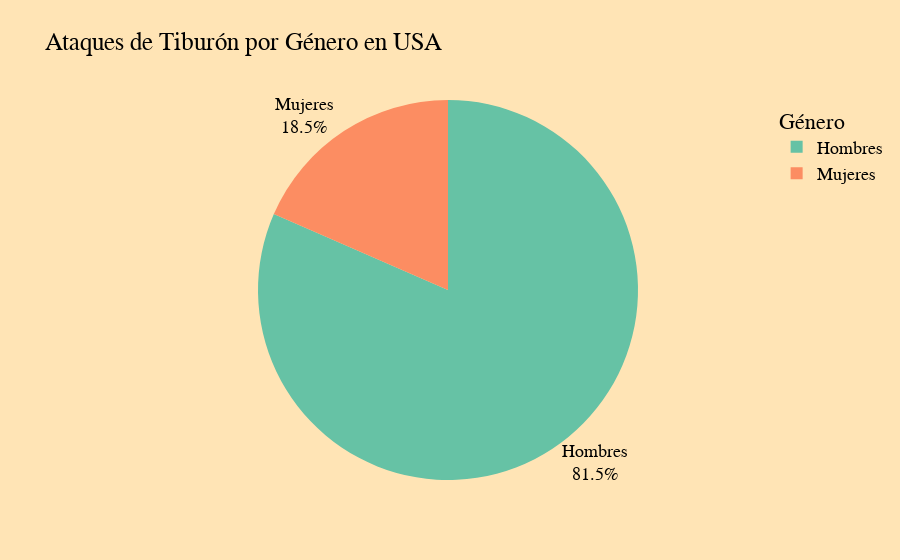

Write notebook code for a chart like this one.
### Code cell
fig.update_traces(textposition ='outside',
                  textinfo = 'label+percent')
fig.update_layout(paper_bgcolor='moccasin',
                  legend_title = 'Género',
                  font = dict(
                      family = "Helvetica",
                      size = 18,
                      color = 'black'
                  ))

fig.show();

### Figure 1 — Plotly figure (JSON) as saved in the notebook; plotly's stock layout.template omitted (floating-point values rounded to 4 significant figures)
{"data": [{"domain": {"x": [0, 1], "y": [0, 1]}, "hovertemplate": "Gender=%{label}<br>Count=%{value}<extra></extra>", "labels": ["Hombres", "Mujeres"], "legendgroup": "", "name": "", "showlegend": true, "textinfo": "label+percent", "textposition": "outside", "type": "pie", "values": [1087, 246]}], "layout": {"font": {"color": "black", "family": "Helvetica", "size": 18}, "legend": {"title": {"text": "Género"}, "tracegroupgap": 0}, "paper_bgcolor": "moccasin", "piecolorway": ["rgb(102,194,165)", "rgb(252,141,98)", "rgb(141,160,203)", "rgb(231,138,195)", "rgb(166,216,84)", "rgb(255,217,47)", "rgb(229,196,148)", "rgb(179,179,179)"], "title": {"text": "Ataques de Tiburón por Género en USA"}}}
